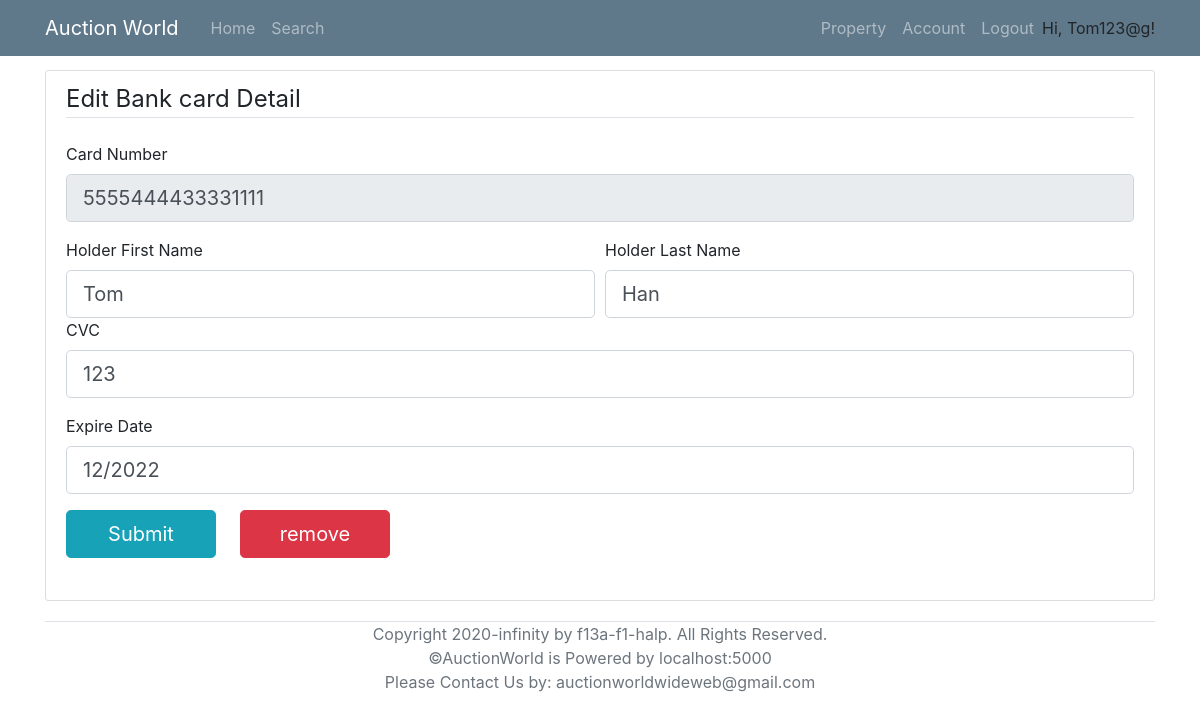
Page /editBankDetails/5555444433331111 (signed in) on the committed database.
### models.py (models this page shows, shortened)
class User(UserMixin, db.Model):
    __tablename__ = 'User'
    id = db.Column(db.Integer, primary_key = True)
    login_name = db.Column(db.String(collation='NOCASE') ,unique=True, nullable=False)
    email = db.Column(db.String, unique=True, nullable=False)
    password_hash = db.Column(db.String, nullable=False)
    address = db.Column(db.String(1000), nullable=False)
    date_of_birth = db.Column(db.DateTime, nullable=False)
    phone_number = db.Column(db.String,unique=True, nullable=False)
    id_confirmation = db.Column(db.String(100), nullable=True)
    auctionId = db.relationship('AuctionDetails', backref='seller', lazy='dynamic')
    properties = db.relationship('Property', backref='sellerID', lazy='dynamic')
    cards = db.relationship('BankDetails', backref='user', lazy='dynamic')
    registeredProperties = db.relationship('Property',secondary=lambda: RegisteredAssociation.__table__, backref="RegisteredBidders")

class BankDetails(db.Model):
    __tablename__ = 'BankDetails'
    id = db.Column("card_number",db.String, primary_key=True)
    holder_fname = db.Column(db.String(), nullable=False)
    holder_lname = db.Column(db.String(20), nullable=False)
    cvc = db.Column(db.String, nullable=False)
    expire_date = db.Column(db.DateTime, nullable=False)
    user_id = db.Column(db.Integer, db.ForeignKey('User.id'), nullable=False)

### routes.py (the view)
@app.route('/editBankDetails/<card_id>', methods=['POST','GET'])
@login_required
def editBankDetails(card_id):
    form = BankDetailsForm()
    card = db.session.query(BankDetails).get(card_id)
    user = User.query.filter_by(login_name=current_user.login_name).first_or_404()
    if form.validate_on_submit():
        holder_fname =  form.holder_fname.data
        holder_lname =  form.holder_lname.data
        cvc =  form.cvc.data
        expire_date =  form.expire_date.data
        if not form.validate_expire_date(expire_date):
            flash(f'The expire date should be greater than current time','danger')
            return render_template('editBankDetails.html', title='editBankDetails', form=form, card = card)
        if not form.validate_cvc(form.cvc.data):
            flash(f"Please input valid CVC number",'danger')
            return render_template('editBankDetails.html', title='editBankDetails', form=form, card = card)
        if holder_fname:
            card.set_fname(holder_fname)
        if holder_lname:
            card.set_lname(holder_lname)
        if cvc:
            card.set_cvc(cvc)
        if expire_date:
            card.set_expire_date(expire_date)
        db.session.commit()
        cards = BankDetails.query.filter_by(user_id = current_user.id).all()
        return redirect(url_for('account', form=form, user=user, cards = cards, user_id = current_user.id))
    elif request.method == 'GET':
        form.card_number.data = card.id
        form.holder_fname.data = card.holder_fname
        form.holder_lname.data = card.holder_lname
        form.expire_date.data = card.expire_date
        form.cvc.data = card.cvc
    return render_template('editBankDetails.html', title='editBankDetails', form=form, card = card)

### forms.py (shortened to what this page needs)
class BankDetailsForm(FlaskForm):
    holder_fname = StringField ('Holder First Name', validators=[DataRequired(), Regexp('^[A-Za-z]+$', message="Please input only characters")])
    holder_lname = StringField ('Holder Last Name', validators=[DataRequired(), Regexp('^[A-Za-z]+$', message="Please input only characters" )])
    card_number = StringField ( 'Card Number',validators=[ DataRequired(),Length(min=16, max=16), Regexp('^[0-9]{16}$', message='Please input exact 16 digits')  ] )
    cvc = StringField ( 'CVC', validators=[ DataRequired(),Length(min=3, max=3), Regexp('^[0-9]{3}$', message='Please input exact 3 digits') ] )
    expire_date = DateTimeField('Expire Date', format = "%m/%Y", validators=[DataRequired()])
    submit = SubmitField()

### models.py (called while the page is built)
@login_manager.user_loader
def load_user(id):
    return User.query.get(id)

### templates/editBankDetails.html (shortened to what this page needs)
{% extends "base.html" %}
{% block content %}
<div class="content-section">
    <form method="POST" action="">
        <fieldset class="form-group">
            <legend class="border-bottom mb-4">Edit Bank card Detail</legend>
                <div class="form-group" disabled>
                    {{ form.card_number.label }}<br>
                    {% if form.card_number.errors %}
                        {{ form.card_number(class="form-control form-control-lg is-invalid") }}
                        <div class="invalid-feedback">
                            {% for error in form.card_number.errors %}
                                <span>{{ error }}</span>
                            {% endfor %}
                        </div>
                    {% else %}
                        {{ form.card_number(class="form-control form-control-lg",  readonly=True) }}
                    {% endif %}
                </div>
                <div class="form-row">
                    <div class="col">
                        {{ form.holder_fname.label }}<br>
                        {% if form.holder_fname.errors %}
                            {{ form.holder_fname(class="form-control form-control-lg is-invalid") }}
                            <div class="invalid-feedback">
                                {% for error in form.holder_fname.errors %}
                                    <span>{{ error }}</span>
                                {% endfor %}
                            </div>
                        {% else %}
                            {{ form.holder_fname(class="form-control form-control-lg") }}
                        {% endif %}
                    </div>
                    <div class="col">
                        {{ form.holder_lname.label }}<br>
                        {% if form.holder_lname.errors %}
                            {{ form.holder_lname(class="form-control form-control-lg is-invalid") }}
                            <div class="invalid-feedback">
                                {% for error in form.holder_lname.errors %}
                                    <span>{{ error }}</span>
                                {% endfor %}
                            </div>
                        {% else %}
                            {{ form.holder_lname(class="form-control form-control-lg") }}
                        {% endif %}
                    </div>
                </div>
                <div class="form-group">
                    {{ form.cvc.label }}<br>
                    {% if form.cvc.errors %}
                        {{ form.cvc(class="form-control form-control-lg is-invalid") }}
                        <div class="invalid-feedback">
                            {% for error in form.cvc.errors %}
                                <span>{{ error }}</span>
                            {% endfor %}
                        </div>
                    {% else %}
                        {{ form.cvc(class="form-control form-control-lg") }}
                    {% endif %}
                </div>
                <div class="form-group">
                    {{ form.expire_date.label }}<br>
                    {% if form.expire_date.errors %}
                        {{ form.expire_date(placeholder="mm/yyyy",class="form-control form-control-lg is-invalid") }}
                        <div class="invalid-feedback">
                            {% for error in form.expire_date.errors %}
                                <span>{{ error }}</span>
                            {% endfor %}
                        </div>
                    {% else %}
                        {{ form.expire_date(class="form-control form-control-lg", placeholder="mm/yyyy") }}
                    {% endif %}
                </div>
                <div class="form-group mr-4" style="float: left;">{{ form.submit(class="btn btn-info btn-lg", style="width:150px") }}</div>
                <a href={{ url_for("removetBankDetails", card_id=card.id) }} class="btn btn-danger btn-lg" style="width:150px">remove</a>
            </fieldset>
    </form>
</div>
{% endblock %}

### templates/base.html (shortened to what this page needs)
<!DOCTYPE html>
<html lang="en">
<head>
    <link rel="stylesheet" type="text/css" href="../static/css/main.css">
    <link rel="stylesheet" href="https://maxcdn.bootstrapcdn.com/bootstrap/4.0.0/css/bootstrap.min.css">
</head>
<body>
    <header class="site-header">
        <nav class="navbar navbar-expand-md navbar-dark bg-steel fixed-top">
          <div class="container">
            <a class="navbar-brand mr-4" href="/" >Auction World</a>
            <div class="collapse navbar-collapse" id="navbarToggle">
              <div class="navbar-nav mr-auto">
                <a class="nav-item nav-link" href="{{ url_for('home') }}">Home</a>
                <a class="nav-item nav-link" href="/search">Search</a>
              </div>
              <div class="navbar-nav">
                {% if current_user.is_authenticated %}
                  <a class="nav-item nav-link" href="/property">Property</a>
                  <a class="nav-item nav-link" href={{ url_for("account", user_id=current_user.id) }}>Account</a>
                  <a class="nav-item nav-link" href="/logout">Logout</a>
                  <p style="margin-top: 8px; margin-bottom: 0px;">Hi, {{ current_user.login_name }}!</p>
                {% endif %}
              </div>
            </div>
          </div>
        </nav>
      </header>
      <main role="main" class="container" style="margin-top: 70px;">
        <div class="row">
          <div class="col-md-12">
            {% block content %}{% endblock %}
          </div>
        </div>
        <div class="border-top relative-bottom text-center text-muted mb-2" >
          Copyright 2020-infinity by f13a-f1-halp. All Rights Reserved. <br>
          ©AuctionWorld is Powered by localhost:5000 <br>
          Please Contact Us by: auctionworldwideweb@gmail.com
        </div>
      </main>
</body>
</html>

### static/css/main.css (style rules this page uses)
body { background: #fafafa; color: #333333; margin-top: 5rem; }
.bg-steel { background-color: #5f788a; }
.site-header .navbar-nav .nav-link { color: #cbd5db; }
.content-section { background: #ffffff; padding: 10px 20px; border: 1px solid #dddddd; border-radius: 3px; margin-bottom: 20px; }

### rows in the picture
User: login_name "Tom123@g"
BankDetails: card_number "5555444433331111", holder_fname "Tom", holder_lname "Han", cvc "123", expire_date "12/2022"
